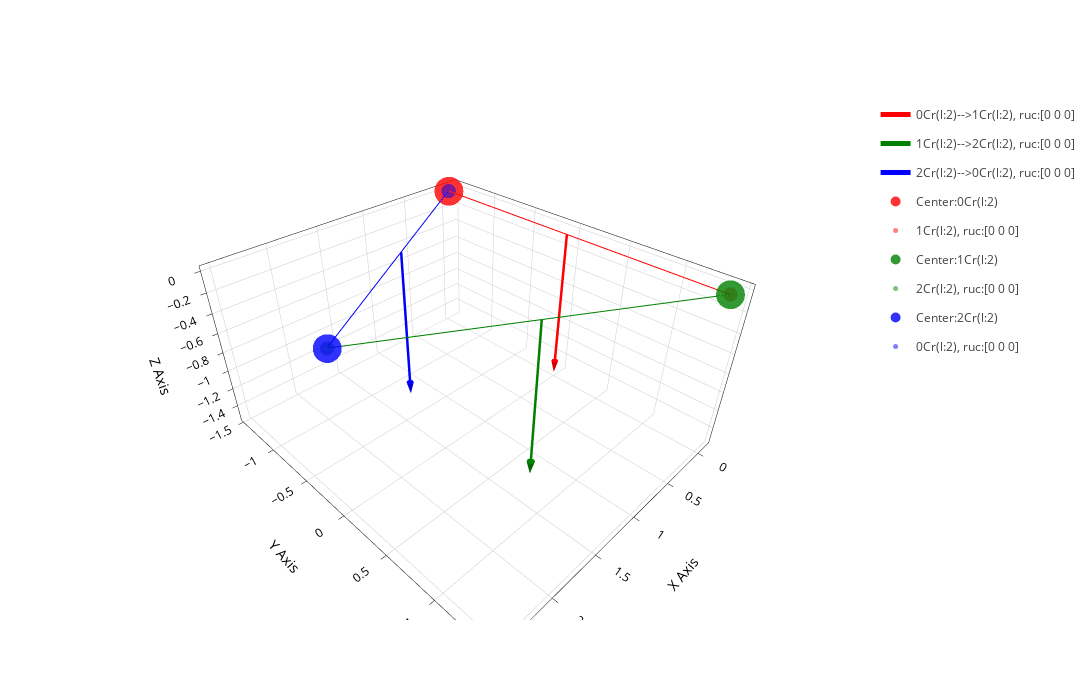

The code cell stored with this chart in its notebook:
### Code cell
simulation.plot_DM(rescale=0.1).add_traces(simulation.plot_pairs(connect=True).data)

### Figure 1 — Plotly figure (JSON) as saved in the notebook; plotly's stock layout.template omitted (floating-point values rounded to 4 significant figures)
{"data": [{"legendgroup": "vector_0", "line": {"color": "red", "width": 5}, "mode": "lines", "name": "0Cr(l:2)-->1Cr(l:2), ruc:[0 0 0]", "showlegend": true, "type": "scatter3d", "x": [0, 5.592e-05], "y": [0, 1.317e-05], "z": [0, -1.427]}, {"colorscale": [[0, "red"], [1, "red"]], "legendgroup": "vector_0", "showlegend": false, "showscale": false, "sizemode": "absolute", "sizeref": 0.1427, "type": "cone", "u": [1.118e-05], "v": [2.634e-06], "w": [-0.2854], "x": [5.592e-05], "y": [1.317e-05], "z": [-1.427]}, {"legendgroup": "vector_1", "line": {"color": "green", "width": 5}, "mode": "lines", "name": "1Cr(l:2)-->2Cr(l:2), ruc:[0 0 0]", "showlegend": true, "type": "scatter3d", "x": [1.249, 1.249], "y": [0.7212, 0.7213], "z": [0, -1.427]}, {"colorscale": [[0, "green"], [1, "green"]], "legendgroup": "vector_1", "showlegend": false, "showscale": false, "sizemode": "absolute", "sizeref": 0.1427, "type": "cone", "u": [4.771e-06], "v": [9.046e-06], "w": [-0.2853], "x": [1.249], "y": [0.7213], "z": [-1.427]}, {"legendgroup": "vector_2", "line": {"color": "blue", "width": 5}, "mode": "lines", "name": "2Cr(l:2)-->0Cr(l:2), ruc:[0 0 0]", "showlegend": true, "type": "scatter3d", "x": [1.249, 1.249], "y": [-0.7212, -0.7212], "z": [0, -1.427]}, {"colorscale": [[0, "blue"], [1, "blue"]], "legendgroup": "vector_2", "showlegend": false, "showscale": false, "sizemode": "absolute", "sizeref": 0.1427, "type": "cone", "u": [4.771e-06], "v": [9.046e-06], "w": [-0.2853], "x": [1.249], "y": [-0.7212], "z": [-1.427]}, {"marker": {"color": "red", "opacity": 0.8, "size": 10}, "mode": "markers", "name": "Center:0Cr(l:2)", "type": "scatter3d", "x": [0], "y": [-1.442], "z": [0]}, {"legendgroup": "pair 0Cr(l:2)-[[0.0 1.4424980749060339 0.0]]", "marker": {"color": "red", "opacity": 0.5, "size": 5}, "mode": "markers", "name": "1Cr(l:2), ruc:[0 0 0]", "type": "scatter3d", "x": [0], "y": [1.442], "z": [0]}, {"legendgroup": "pair 0Cr(l:2)-[[0.0 1.4424980749060339 0.0]]", "line": {"color": "red"}, "mode": "lines", "showlegend": false, "type": "scatter3d", "x": [0, 0], "y": [-1.442, 1.442], "z": [0, 0]}, {"marker": {"color": "green", "opacity": 0.8, "size": 10}, "mode": "markers", "name": "Center:1Cr(l:2)", "type": "scatter3d", "x": [0], "y": [1.442], "z": [0]}, {"legendgroup": "pair 1Cr(l:2)-[[2.4984799555575465 0.0 0.0]]", "marker": {"color": "green", "opacity": 0.5, "size": 5}, "mode": "markers", "name": "2Cr(l:2), ruc:[0 0 0]", "type": "scatter3d", "x": [2.498], "y": [0], "z": [0]}, {"legendgroup": "pair 1Cr(l:2)-[[2.4984799555575465 0.0 0.0]]", "line": {"color": "green"}, "mode": "lines", "showlegend": false, "type": "scatter3d", "x": [0, 2.498], "y": [1.442, 0], "z": [0, 0]}, {"marker": {"color": "blue", "opacity": 0.8, "size": 10}, "mode": "markers", "name": "Center:2Cr(l:2)", "type": "scatter3d", "x": [2.498], "y": [0], "z": [0]}, {"legendgroup": "pair 2Cr(l:2)-[[0.0 -1.4424980749060339 0.0]]", "marker": {"color": "blue", "opacity": 0.5, "size": 5}, "mode": "markers", "name": "0Cr(l:2), ruc:[0 0 0]", "type": "scatter3d", "x": [0], "y": [-1.442], "z": [0]}, {"legendgroup": "pair 2Cr(l:2)-[[0.0 -1.4424980749060339 0.0]]", "line": {"color": "blue"}, "mode": "lines", "showlegend": false, "type": "scatter3d", "x": [2.498, 0], "y": [0, -1.442], "z": [0, 0]}], "layout": {"autosize": false, "height": 700, "scene": {"aspectmode": "data", "xaxis": {"gridwidth": 1, "showgrid": true, "title": {"text": "X Axis"}}, "yaxis": {"gridwidth": 1, "showgrid": true, "title": {"text": "Y Axis"}}, "zaxis": {"gridwidth": 1, "showgrid": true, "title": {"text": "Z Axis"}}}, "width": 1200}}
